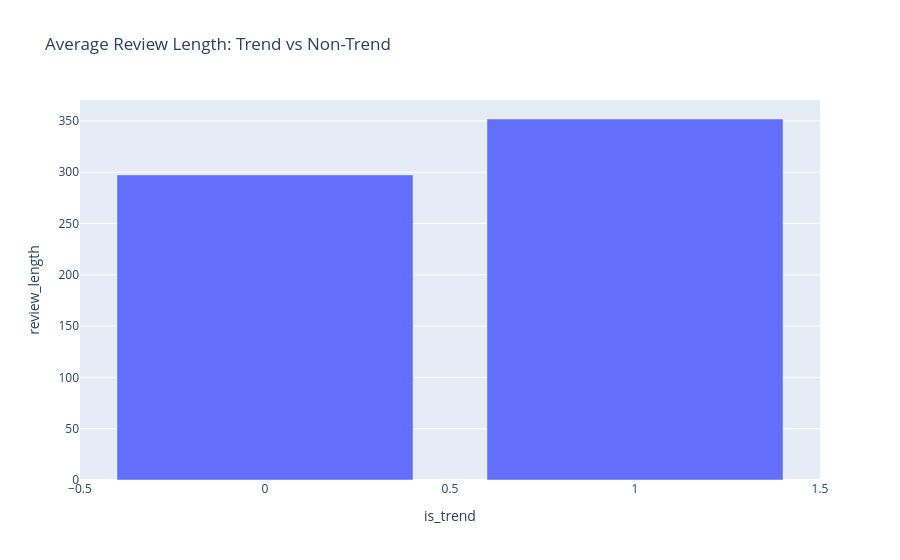

Notebook code cell kept with this figure:
### Code cell
summary = df.groupby("is_trend")["review_length"].mean().reset_index()

fig = px.bar(
    summary,
    x="is_trend",
    y="review_length",
    title="Average Review Length: Trend vs Non-Trend"
)

fig.show()

### Figure 1 — Plotly figure (JSON) as saved in the notebook; plotly's stock layout.template omitted (floating-point values rounded to 4 significant figures)
{"data": [{"hovertemplate": "is_trend=%{x}<br>review_length=%{y}<extra></extra>", "legendgroup": "", "marker": {"color": "#636efa", "pattern": {"shape": ""}}, "name": "", "orientation": "v", "showlegend": false, "textposition": "auto", "type": "bar", "x": [0, 1], "xaxis": "x", "y": [297.4, 351.9], "yaxis": "y"}], "layout": {"barmode": "relative", "legend": {"tracegroupgap": 0}, "title": {"text": "Average Review Length: Trend vs Non-Trend"}, "xaxis": {"anchor": "y", "domain": [0, 1], "title": {"text": "is_trend"}}, "yaxis": {"anchor": "x", "domain": [0, 1], "title": {"text": "review_length"}}}}
